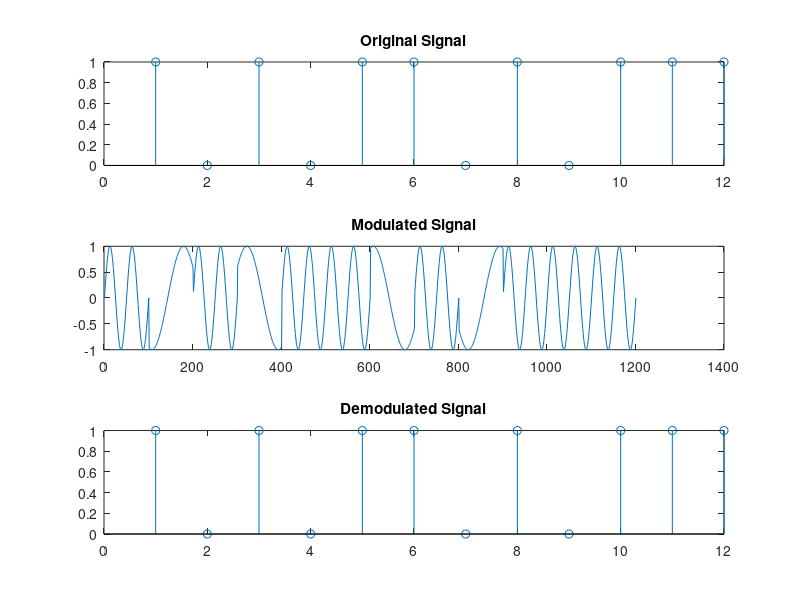

Here is the MATLAB script that generated this plot:
clc;

signal = [1 0 1 0 1 1 0 1 0 1 1 1];


% sampling rate and frequency
bitrate = 1;
samplingferq = 100;
sampling_time = 1/samplingferq;
end_time = length(signal)/bitrate;
time = 0:sampling_time:end_time;

% properties of carrier signal 0
a0 = 1;
f0 = 0.7;
carrier0 = a0*sin(2*pi*f0*time);

% properties of carrier signal 1
a1 = 1; % a0 and a1 should be similer
f1 = 2;
carrier1 = a1*sin(2*pi*f1*time);

% modulation
modulatedSignal = zeros(1, length(time));
index = 1;
for i=1:length(time)
    if signal(index) == 0
        modulatedSignal(i) = carrier0(i);
    elseif signal(index) == 1
        modulatedSignal(i) = carrier1(i);
    end
    
    if time(i)*bitrate>=index
        index = index + 1;
    end
end


% demodulation
index = 1;
for i=1:length(modulatedSignal)
    if modulatedSignal(i)==carrier0(i)
        demodulatedSignal(index) = 0;
    elseif modulatedSignal(i)==carrier1(i)
        demodulatedSignal(index) = 1;
    end
    
    if time(i)*bitrate>=index
        index = index + 1;
    end
end


% plotting
subplot(3, 1, 1);
stem(signal);
title('Original Signal');
subplot(3, 1, 2);
plot(modulatedSignal);
title('Modulated Signal');
subplot(3, 1, 3);
stem(demodulatedSignal);
title('Demodulated Signal');